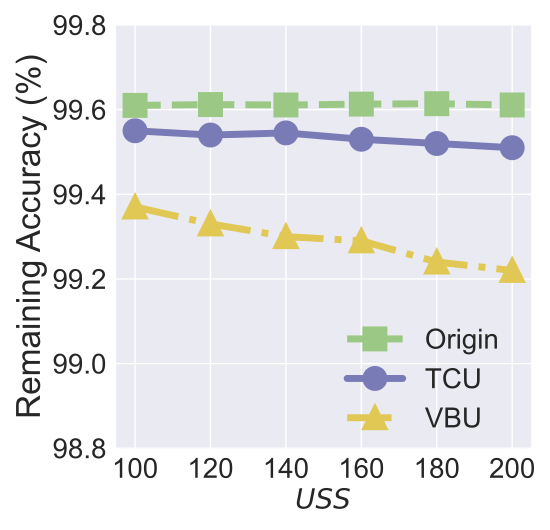

Write Python code to recreate this figure.


import numpy as np
import matplotlib.pyplot as plt

epsilon = 3
beta = 1 / epsilon


x=[1, 2, 3, 4, 5, 6]
# validation_for_plt =[97,95.8600, 94.9400, 93.5400, 93.2400]
# attack_for_plt=[0, 0.3524, 0, 0.1762, 0.1762]
# basic_for_plt=[99.8, 99.8, 99.8, 99.8, 99.8]

labels = ['100', '120', '140', '160', '180', '200']
# unl_org = [97.77, 97.55, 97.35, 97.29, 97.21, 97.21]

# unl_hess_r = [96.6, 96.66, 96.04, 95.94, 95.85, 97.21]
OUL = [0.9955, 0.9954, 0.99545, 0.9953, 0.9952, 0.9951]

org_acc = [0.9961, 0.99612, 0.99611, 0.99613, 0.99614, 0.99611]

vbu_acc = [0.9442, 0.9445,  0.9401, 0.9411, 0.9472, 0.9467]
# unl_ss_wo = [94.32, 94.53, 94.78, 93.38, 94.04, 97.21]
vbu_ldp_acc = [0.9937, 0.9933, 0.9930, 0.9929, 0.9924, 0.9922]

for i in range(len(OUL)):
    OUL[i] = OUL[i]*100
    org_acc[i] = org_acc[i]*100
    vbu_acc[i] = vbu_acc[i]*100
    vbu_ldp_acc[i] = vbu_ldp_acc[i] * 100

plt.style.use('seaborn')
plt.figure(figsize=(5.5, 5.3))
l_w=5
m_s=15
marker_s = 3
markevery=1
#plt.figure(figsize=(8, 5.3))
#plt.plot(x, unl_fr, color='blue', marker='^', label='Retrain',linewidth=l_w, markersize=m_s)

#plt.plot(x, unl_ss_w, color='g',  marker='*',  label='PriMU$_{w}$',linewidth=l_w, markersize=m_s)
plt.plot(x, org_acc, linestyle='--', color='#9BC985',  marker='s', fillstyle='full', markevery=markevery, label='Origin',linewidth=l_w, markersize=m_s, markeredgewidth=marker_s)


plt.plot(x, OUL, linestyle='-', color='#797BB7', marker='o', fillstyle='full', markevery=markevery,
         label='TCU', linewidth=l_w, markersize=m_s, markeredgewidth=marker_s)




#plt.plot(x, vbu_acc, linestyle='-.', color='#2A5522',  marker='D', fillstyle='full', markevery=markevery, label='GA',linewidth=l_w, markersize=m_s, markeredgewidth=marker_s)

plt.plot(x, vbu_ldp_acc, linestyle='-.', color='#E1C855',  marker='^', fillstyle='full', markevery=markevery,
         label='VBU',linewidth=l_w, markersize=m_s, markeredgewidth=marker_s)


# plt.grid()
leg = plt.legend(fancybox=True, shadow=True)
# plt.xlabel('Malicious Client Ratio (%)' ,fontsize=16)
plt.ylabel('Remaining Accuracy (%)' ,fontsize=24)
my_y_ticks = np.arange(98.8, 99.9, 0.2)
plt.yticks(my_y_ticks,fontsize=20)
plt.xlabel('$\it USS$' ,fontsize=20)

plt.xticks(x, labels, fontsize=20)
# plt.title('CIFAR10 IID')

# plt.annotate(r"1e0", xy=(0.1, 1.01), xycoords='axes fraction', xytext=(-10, 10), textcoords='offset points', ha='right', va='center', fontsize=15)


# plt.title('(c) Utility Preservation', fontsize=24)
plt.legend(loc=(0.53, 0.01),fontsize=20)
plt.tight_layout()
#plt.title("MNIST")
plt.rcParams['figure.figsize'] = (2.0, 1)
plt.rcParams['image.interpolation'] = 'nearest'
plt.rcParams['figure.subplot.left'] = 0.11
plt.rcParams['figure.subplot.bottom'] = 0.08
plt.rcParams['figure.subplot.right'] = 0.977
plt.rcParams['figure.subplot.top'] = 0.969
plt.savefig('MNIST_model_RA_uss.pdf', format='pdf', dpi=200)
plt.show()
